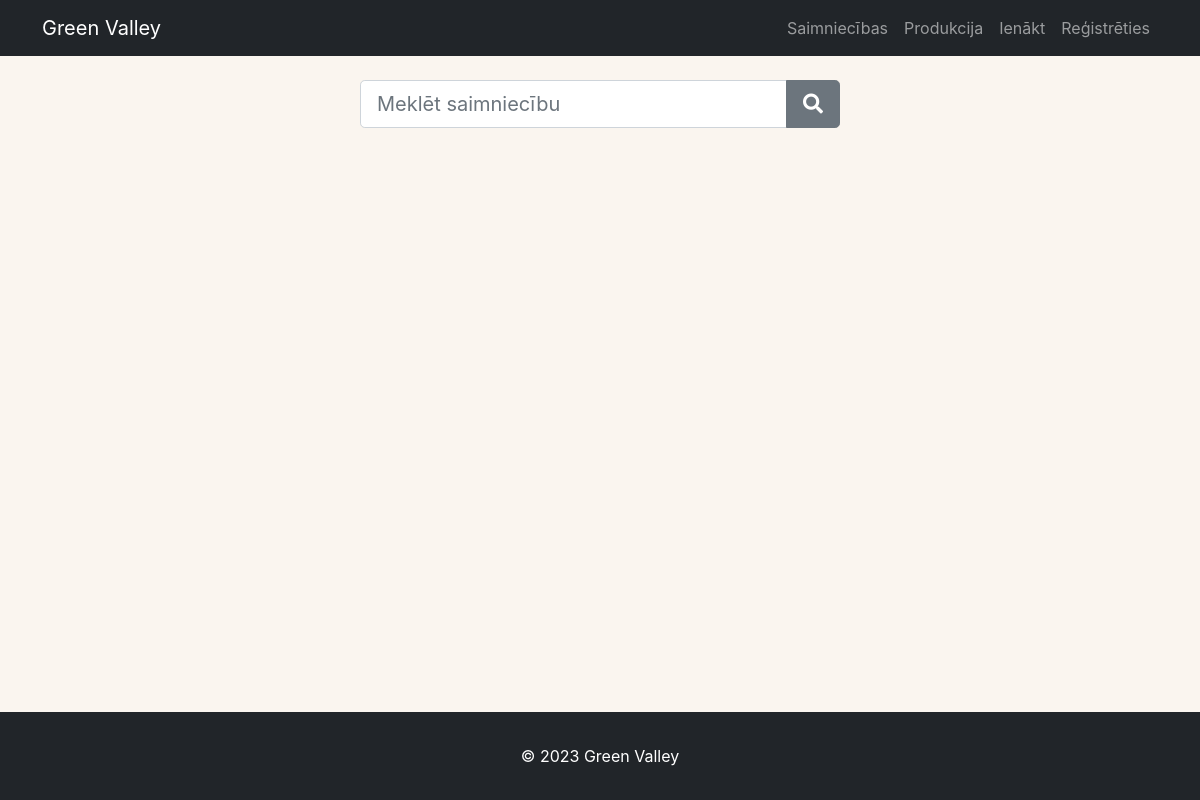
/farms/, run on an earlier commit of the app's database.
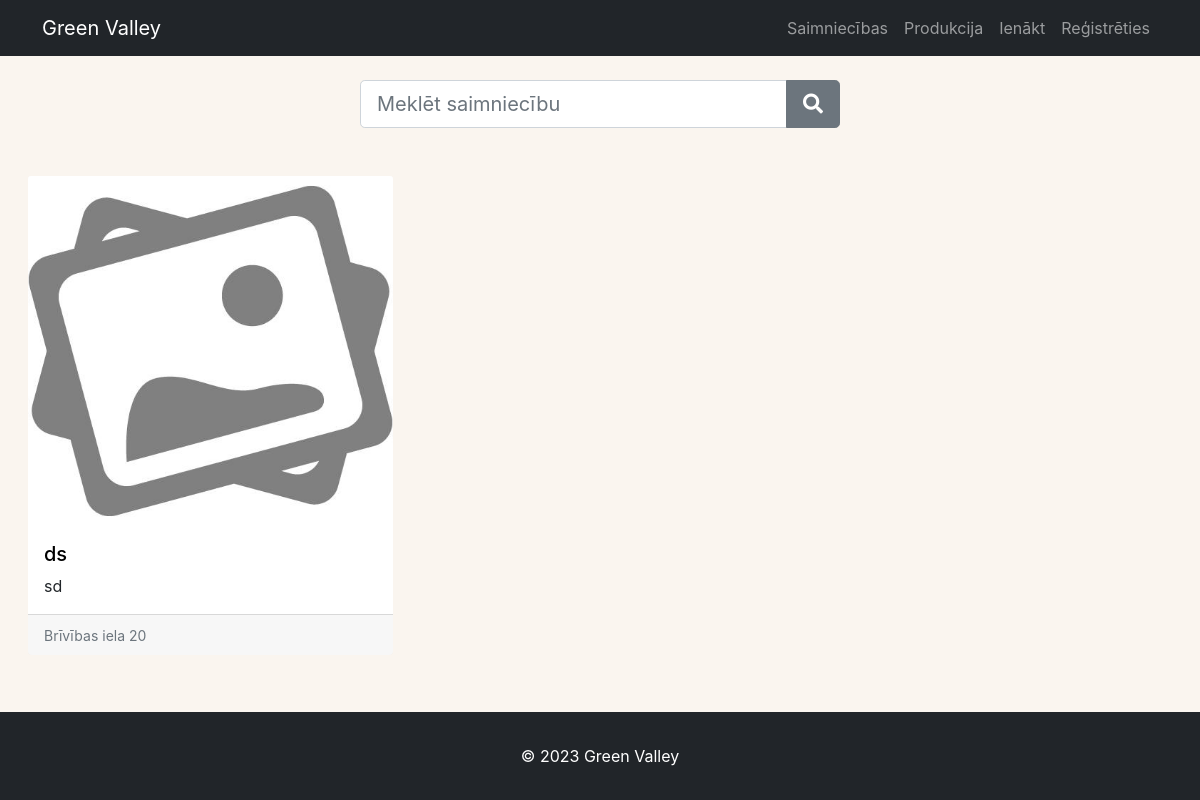
And on a later commit of the database.
### users/models.py (models this page shows, shortened)
class Farm(models.Model):
    owner = models.OneToOneField(
        Profile, on_delete=models.CASCADE, blank=True, null=True
    )
    name = models.CharField(max_length=200)
    description = models.TextField()
    foto = models.ImageField(null=True, blank=False,
                             default='default_farm.jpg',)
    phone_regex = RegexValidator(
        regex=r'^\d{8}$'
    )
    phone = models.CharField(
        max_length=8,
        blank=True,
        null=True,
        validators=[phone_regex]
    )
    country = models.CharField(max_length=200, default="Latvija")
    city = models.CharField(max_length=200)
    address = models.CharField(max_length=200)
    latitude = models.CharField(max_length=200, blank=True, null=True)
    longitude = models.CharField(max_length=200, blank=True, null=True)
    date = models.DateTimeField(default=timezone.now)

### users/views.py (the view)
# urls.py: path('farms/', views.farms, name='farms'),
def farms(request):
    farms, search_query = searchFarms(request)
    farms = farms.order_by('-date')
    custom_range, farms = paginateFarms(request, farms, 6)
    context = {'farms': farms, 'search_query': search_query,
               'custom_range': custom_range}
    return render(request, 'users/farms.html', context)

### users/utils.py (called while the page is built)
def paginateFarms(request, profiles, results):
    page = request.GET.get('page')
    paginator = Paginator(profiles, results)
    try:
        profiles = paginator.page(page)
    except PageNotAnInteger:
        page = 1
        profiles = paginator.page(page)
    except EmptyPage:
        page = paginator.num_pages
        profiles = paginator.page(page)
    leftIndex = (int(page) - 4)
    if leftIndex < 1:
        leftIndex = 1
    rightIndex = (int(page) + 5)
    if rightIndex > paginator.num_pages:
        rightIndex = paginator.num_pages + 1
    custom_range = range(leftIndex, rightIndex)
    return custom_range, profiles

def searchFarms(request):
    search_query = ''
    if request.GET.get('search_query'):
        search_query = request.GET.get('search_query')
    farms = Farm.objects.distinct().filter(
        Q(name__icontains=search_query)
    )
    return farms, search_query

### users/templates/users/farms.html (shortened to what this page needs)
{% extends 'main.html' %} {% block content %}
<form
  id="searchForm"
  class="form d-flex justify-content-center mt-4"
  action="{% url 'farms' %}"
  method="get"
>
  <div class="input-group input-group-lg" style="width: 40%">
    <input
      class="form-control"
      id="formInputSearch"
      type="text"
      name="search_query"
      placeholder="Meklēt saimniecību"
      value="{{search_query}}"
    />
    <button class="btn btn-secondary" type="submit">
      <i class="fas fa-search"></i>
    </button>
  </div>
</form>
<div class="row row-cols-1 row-cols-md-3 g-4" style="margin: 1rem">
  {% for farm in farms %}
  <div class="col" style="margin-top: 1rem">
    <div class="card h-100">
      <div>
        <a href="{% url 'farm' farm.id %}" class="card__body">
          <img
            src="{{ farm.foto.url }}"
            class="card-img-top farm"
            alt="image"
          />
        </a>
      </div>
      <div class="card-body">
        <a href="{% url 'farm' farm.id %}">
          <h5 class="card-title">{{ farm.name }}</h5>
        </a>
        <p class="card-text">{{ farm.description|truncatewords_html:30 }}</p>
      </div>
      <div class="card-footer">
        <small class="text-muted">{{ farm.address }}</small>
      </div>
    </div>
  </div>
  {% endfor %}
</div>
{% endblock content %}

### templates/main.html (shortened to what this page needs)
{% load socialaccount %} {% providers_media_js %}{% load static %}
<!DOCTYPE html>
<html lang="en">
  <head>
    <link
      href="https://cdn.jsdelivr.net/npm/bootstrap@5.0.2/dist/css/bootstrap.min.css"
      rel="stylesheet"
    />
    <link
      rel="stylesheet"
      href="https://use.fontawesome.com/releases/v5.14.0/css/all.css"
    />
    <link href="{% static 'css/styles.css'%}" rel="stylesheet" />
  </head>
  <body class="d-flex flex-column min-vh-100">
    <nav class="navbar navbar-expand-md navbar-dark bg-dark">
      <div class="container">
        <a class="navbar-brand" href="{% url 'frontpage' %}">Green Valley</a>
        <div class="collapse navbar-collapse" id="navbarNav">
          <ul class="navbar-nav ms-auto">
            <li class="nav-item">
              <a class="nav-link" href="{% url 'farms' %}">Saimniecības</a>
            </li>
            <li class="nav-item">
              <a class="nav-link" href="{% url 'products' %}">Produkcija</a>
            </li>
            <li class="nav-item">
              {% if request.user.is_authenticated %}
              <a class="nav-link" href="{% url 'profile' %}">Profils</a>
              {% else %}
              <a class="nav-link" href="{% url 'login' %}">Ienākt</a>
              {% endif %}
            </li>
            <li class="nav-item">
              {% if request.user.is_authenticated %}
              <a class="nav-link" href="{% url 'logout' %}">Iziet</a>
              {% else %}
              <a class="nav-link" href="{% url 'register' %}">Reģistrēties</a>
              {% endif %}
            </li>
          </ul>
        </div>
      </div>
    </nav>
    {% block content %} {% endblock %}
    <footer class="mt-auto bg-dark text-center text-white">
      <div class="text-center p-3">&copy; 2023 Green Valley</div>
    </footer>
  </body>
</html>

### static/css/styles.css (style rules this page uses)
body { font-family: "Inter", sans-serif; background: #faf5ef; margin: 0; padding: 0; }
.navbar { padding: 0.5rem 1rem; }
footer { padding: 1rem; }
ul { padding-left: 20px; }
a { text-decoration: none; }
#searchForm { margin-bottom: 1rem; }
.card { border: none; }
.card__body { text-decoration: none; }
.card-body a { color: black; text-decoration: none; }
.card-title { font-size: 1.25rem; margin-bottom: 0.5rem; }
.card-text { font-size: 1rem; }
.card-img-top { height: 300px; object-fit: cover; }
.card-img-top.farm { height: 350px; object-fit: cover; }
.card-img-top { width: 100%; object-fit: cover; }

What changed in the data, as far as the page shows it:
added Farm: foto (placeholder picture), name "ds", description "sd", address "Brīvības iela 20"
